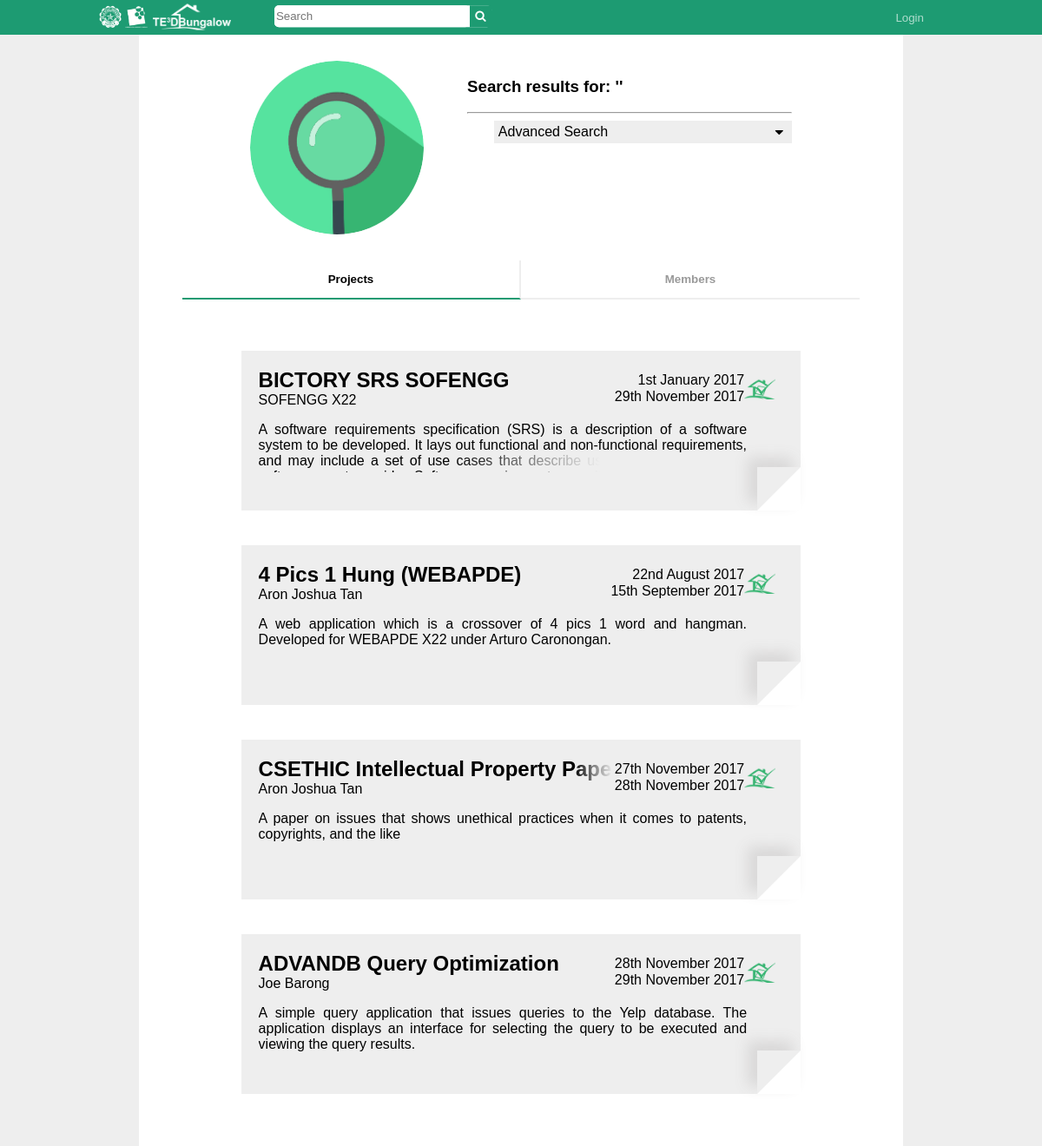
Screenshot of /search.php with the database file from the repository.
### tables this page shows
CREATE TABLE `tptable` (
  `tpID` int(11) NOT NULL AUTO_INCREMENT,
  `tpTitle` varchar(99) NOT NULL,
  `tpDesc` varchar(5000) NOT NULL,
  `tpSDate` date NOT NULL,
  `tpEDate` date DEFAULT NULL,
  `tpAccessLVL` int(11) NOT NULL,
  `pHead` varchar(50) DEFAULT NULL,
  PRIMARY KEY (`tpID`)
);

CREATE TABLE `users` (
  `uName` varchar(45) NOT NULL,
  `uPass` varchar(15) NOT NULL,
  `uID` int(11) NOT NULL AUTO_INCREMENT,
  `uType` int(11) NOT NULL,
  `uFName` varchar(45) NOT NULL,
  `uLName` varchar(45) NOT NULL,
  `uGender` varchar(10) NOT NULL,
  `uOccupation` varchar(30) NOT NULL,
  `uAffiliation` varchar(50) NOT NULL,
  `uActive` int(1) NOT NULL DEFAULT '1',
  PRIMARY KEY (`uID`)
);

### html/search.php (the view, shortened to what this page needs)
<?php
    include '../php/dbh.php';
?>
<!DOCTYPE html>
<html>
<link rel="stylesheet" href="https://cdnjs.cloudflare.com/ajax/libs/font-awesome/4.7.0/css/font-awesome.min.css">
<link rel="stylesheet" href="../css/style.css">
<link rel="stylesheet" href="../css/search.css">
<?php
  $uli = '0';
  $term = $_POST['search-field'];
?>
</head>
<body>
  <div id="toolbar">
    <div id="logo">
      <img src="../images/dlsu_logo_w.png" height="30px">
      <a href="index.php"><img src="../images/logo_full.png" height="30px"></a>
    </div>
    <div id="searchBar">
      <form action="search.php" method="POST">
        <input id="searchTerm" type="text" name="search-field" placeholder="Search"/>
        <button id="searchButton" type="submit" name ="search-button">
          <i class="fa fa-search"></i>
        </button>
      </form>
    </div>
    <?php
      if($uli == '1'){
        echo "<ul id=\"toolbarButtons\">
                <li><button id=\"notificationButton\" class=\"toolbarButton\" onclick=\"openNotifications()\"><i id=\"notificationCount\">99</i><i class=\"fa fa-bell\"></i></button></li>
                <li><button id=\"userName\" class=\"toolbarButton\" onclick=\"location.href='profile.php?mID=".$_COOKIE['uID']."&isUser=1';\">".$_COOKIE['uFName']." ".$_COOKIE['uLName']."</button></li>
                <li><button class=\"toolbarButton\" onclick=\"location.href='../php/logOut.php'\">Logout</button></li>
              </ul>";
      }else{
        echo "<ul id=\"toolbarButtons\">
                <li><button class=\"toolbarButton\" name=\"li1\" onclick=\"openLogin();\">Login</button></li>
              </ul>";
      }
    ?>
  </div>
  <div id="wrap">
    <div id="pageHead">
      <img class="pageLogo" src="../images/searchlogo.png">
      <?php
        echo "<h3>Search results for: '".$_POST['search-field']."'</h3>"
      ?>
      <hr>
      <div id="advSearch" onclick="openAdvSearch()">
        <p>Advanced Search <i class="right fa fa-caret-down"></i>
      </div>
    </div>
    <div id="tabButtons">
      <button id="defaultOpen" class="tabButton half" onclick="openTab(event, 'projects')">Projects</button>
      <button class="tabButton half" onclick="openTab(event, 'members')">Members</button>
    </div>
    <div id="projects" class="tabContent">
      <?php
          $sql = "SELECT * FROM tptable WHERE tpTitle LIKE '%".$term."%' OR tpDesc LIKE '%".$term."%'";
          $result = mysqli_query($conn,$sql);
          $queryResults = mysqli_num_rows($result);
          if ($queryResults > 0){
            while ($row = mysqli_fetch_assoc($result)){
                  $query = 'SELECT uFName, uLName FROM users WHERE uID = ' .$row['pHead'].'';
                  $queryResult = mysqli_query($conn,$query);
                  $pHeadResult = mysqli_fetch_assoc($queryResult);
                  $iClass = "";
                  $projStart = "";
                  $projEnd = "";
                  if($row['tpEDate'] != null && $row['tpEDate'] == $row['tpSDate']){
                    $iClass = "projectStatus cancelled";
                    $date = date_create($row['tpSDate']);
                    $projStart = date_format($date, 'jS F Y');
                    $date = date_create($row['tpEDate']);
                    $projEnd = date_format($date, 'jS F Y');
                  }
                  else if($row['tpEDate'] != null && $row['tpEDate'] != $row['tpSDate']){
                    $iClass = "projectStatus done";
                    $date = date_create($row['tpSDate']);
                    $projStart = date_format($date, 'jS F Y');
                    $date = date_create($row['tpEDate']);
                    $projEnd = date_format($date, 'jS F Y');
                  }
                  else if($row['tpEDate'] == null){
                    $iClass = "projectStatus ongoing";
                    $date = date_create($row['tpSDate']);
                    $projStart = date_format($date, 'jS F Y');
                  }
                  echo "<div class=\"projectDisplay\">
                  <i class=\"".$iClass."\"></i>
                  <a class=\"projectTitle\" href='project.php?pid=".$row['tpID']."'>".$row['tpTitle']."</a>
                  <p class=\"projectHead\">".$pHeadResult['uFName']." ".$pHeadResult['uLName']."
                  <p class=\"projectStart\">".$projStart."
                  <p class=\"projectEnd\">".$projEnd."
                  <p class=\"projectAbstract\">".$row['tpDesc']."
                  <div class=\"cornerFold\">
                  </div>
                  </div></a>";
            }
          }
      ?>
    </div>
  <div id="wrapbg">
  </div>
</body>
</html>

### css/style.css (style rules this page uses)
html, body { background: #eeeeee; font-family: Arial, Helvetica, sans-serif; height: 100%; margin: 0; overflow-y: overlay; }
#toolbar { background: #1d9b72; box-sizing: border-box; height: 40px; line-height: 40px; top: 0; padding: 0 8% 0 6%; position: fixed; width: 100%; z-index: 2; }
#logo { display: inline-block; float: left; margin: 0 50px 0 40px; padding: 0; transform: translateY(10%); }
#searchBar { background: #fff; border-radius: 5px; display: inline-block; height: 25px; margin: 0; padding: 0; position: relative; transform: translateY(25%); width: 250px; }
#searchTerm { border: none; border-radius: 5px; float: left; height: 21px; margin: 0; outline: none; padding: 2px; width: 221px; }
#searchButton { background: #1d9b72; border: none; color: #fff; cursor: pointer; float: right; height: 25px; margin: 0; outline: none; width: 25px; }
#toolbarButtons { list-style-type: none; float: right; margin: 0; padding: 0; }
#toolbarButtons li { float: left; margin: 0; padding: 0; }
#wrap { background: #fff; margin: 0 auto; padding: 50px; width: 65%; z-index: 1; }
#wrapbg { background: #fff; display: block; height: 100%; left: 0; margin: 0 auto; padding: 50px; position: fixed; right: 0; width: 65%; z-index: 0; }
#pageHead { display: block; margin: 0 auto 10px auto; min-height: 200px; padding: 20px; position: relative; width: 80%; }
.pageLogo { border-radius: 200px; float: left; height: 200px; margin: 0 50px 0 0; width: 200px; }
#tabButtons { display: inline-block; height: 50px; margin: 0 auto 0 auto; width: 100%; }
#tabButtons button.active { border-bottom: 2px solid #1d9b72; color: #000; }
.toolbarButton { background: #1d9b72; border: none; color: #b0ddce; cursor: pointer; height: 35px; margin: 0 20px 0 0; outline: none; padding: 0 20px 0 20px; }
.tabButton { background: none; border: none; border-bottom: 2px solid #eee; border-right: 2px solid #eee; color: #999; cursor: pointer; float: left; font-weight: bold; outline: none; padding: 14px 16px; width: 33.33%; }
.half { width: 50%; }
.tabButton:last-child { border-right: none; }
.tabContent { display: none; height: 100%; padding: 10px 12px; position: relative; }
.projectDisplay { background: #eeeeee; display: block; height: 18vh; margin: 40px auto 40px auto; padding: 20px; position: relative; width: 80%; }
.projectDisplay:last-child { margin: 40px auto 0 auto; }
.projectStatus { display: block; font-size: 1.4em; position: absolute; right: 1.3em; top: 1.4em; }
.projectTitle { color: #000; display: block; font-size: 1.5em; font-weight: bold; margin: 0; overflow: hidden; padding: 0; position: relative; text-decoration: none; width: 75%; white-space: nowrap; }
.projectHead { margin: 0; padding: 0; }
.projectTitle:after { background: linear-gradient(to right, rgba(238, 238, 238, 0), rgba(238, 238, 238, 1) 50%); bottom: 0; content: ""; height: 1.2em; position: absolute; right: 0; text-align: right; width: 20%; }
.projectStart { clear: both; float: right; margin: 0 7%; padding: inherit; position: absolute; right: 0; top: .3em; }
.projectEnd { clear: both; float: right; margin: 0 7%; padding: inherit; position: absolute; right: 0; top: 1.5em; }
.projectAbstract { display: block; height: 3.6em; overflow: hidden; position: relative; text-align: justify; width: 93%; }
.projectAbstract:after { background: linear-gradient(to right, rgba(238, 238, 238, 0), rgba(238, 238, 238, 1) 50%); bottom: 0; content: ""; height: 1.2em; position: absolute; right: 0; text-align: right; width: 60%; }
.cornerFold { border-bottom: 50px solid #fff; border-left: 50px solid #eee; box-shadow: -10px -10px 15px 1px #d9d8d8; bottom: 0; height: 0; position: absolute; right: 0; width: 0; }
.done:before { background: url("../images/status/Done.png"); background-repeat: no-repeat; background-size: 40px; content: ''; display: inline-block; height: 25px; margin: 0; padding: 0; width: 36px; }

### css/search.css (style rules this page uses)
#advSearch { background: #eee; cursor: pointer; display: inline-block; float: right; line-height: 100%; margin: 0 auto 0 auto; padding: 0px; position: relative; width: 55%; }
#advSearch p { box-sizing: border-box; margin: 0; padding: 5px; }
.right { float: right; height: 100%; line-height: 100%; position: absolute; right: 10px; }

### rows the page displays
tptable: tpTitle "BICTORY SRS SOFENGG", users.uFName "SOFENGG", users.uLName "X22", tpSDate "1st January 2017", tpEDate "29th November 2017", tpDesc "A software requirements specification (SRS) is a description of a software system to be developed. It lays out functional and non-functional requirements, and may include a set of use cases that describe user interactions that the…"
tptable: tpTitle "4 Pics 1 Hung (WEBAPDE)", users.uFName "Aron Joshua", users.uLName "Tan", tpSDate "22nd August 2017", tpEDate "15th September 2017", tpDesc "A web application which is a crossover of 4 pics 1 word and hangman. Developed for WEBAPDE X22 under Arturo Caronongan."
tptable: tpTitle "CSETHIC Intellectual Property Paper", users.uFName "Aron Joshua", users.uLName "Tan", tpSDate "27th November 2017", tpEDate "28th November 2017", tpDesc "A paper on issues that shows unethical practices when it comes to patents, copyrights, and the like"
tptable: tpTitle "ADVANDB Query Optimization", users.uFName "Joe", users.uLName "Barong", tpSDate "28th November 2017", tpEDate "29th November 2017", tpDesc "A simple query application that issues queries to the Yelp database. The application displays an interface for selecting the query to be executed and viewing the query results."
